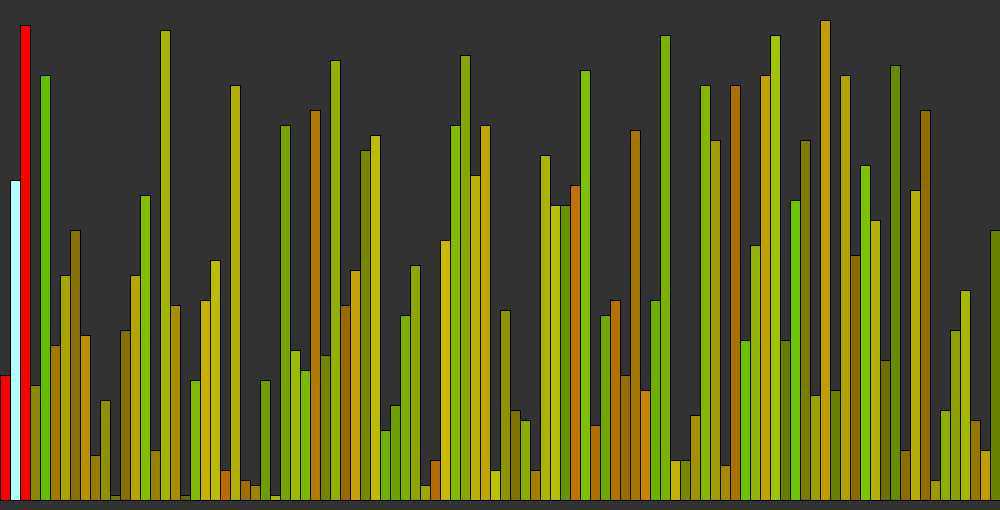
Frame 1 (no input)
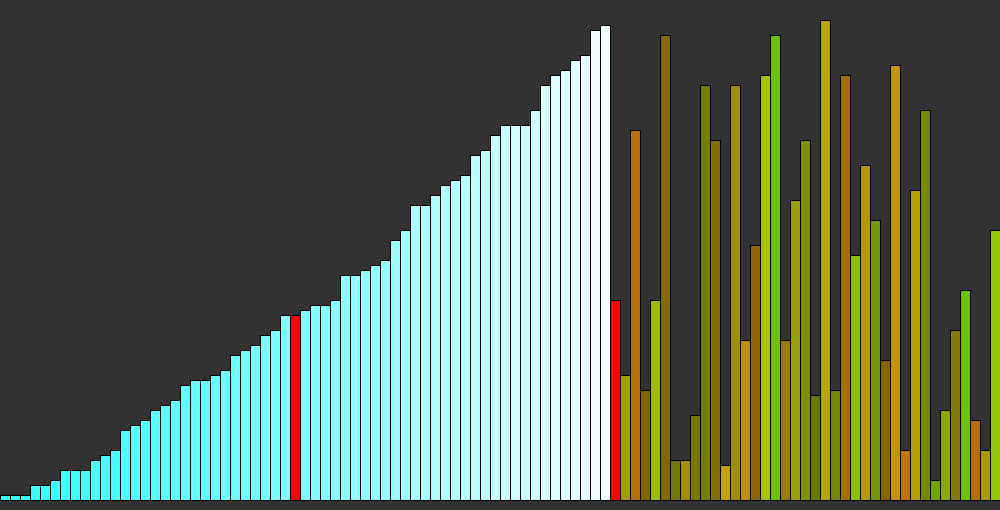
Frame 60 (the mouse pressed at the canvas centre just before this capture)
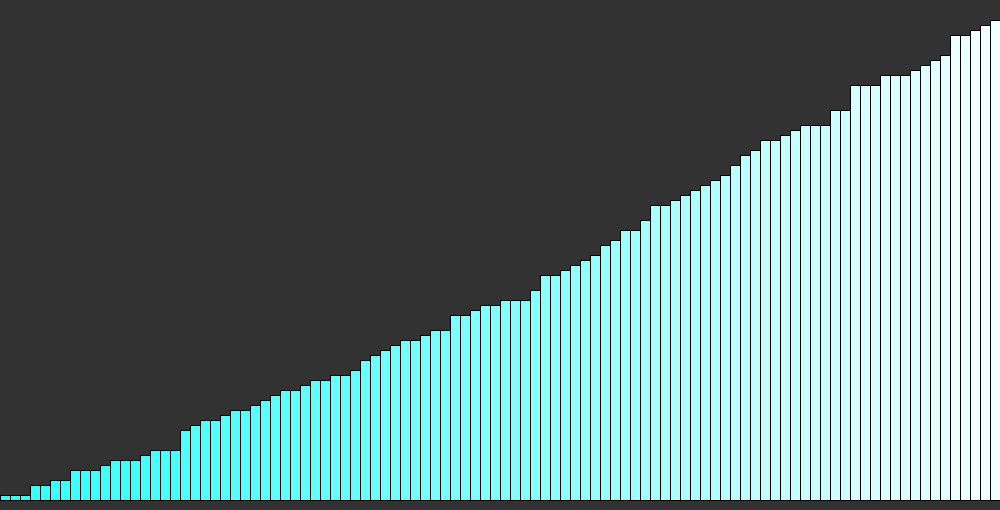
Frame 120 (the mouse held since frame 60 and released just before this capture)

The Processing sketch that drew these frames (run headless with seeded random() and noise(); from frame 60 on, the mouse is pressed at the canvas centre):

// Processing sketch: processing_100543
// ── processing_100543.pde

int barW = 10;
int barH = 5;
int maxVal = 100;
int length = 100;
int[] vals = new int[length];
int c = 1;
int marker = 1;
int temp = 0;
 
void setup() {
  size(1000,510);
  background(50, 50, 50);
  frameRate(4);
  for(int i = 0; i < length; i++) {
    vals[i] = (int) random(0, maxVal);
  }
}
 
void draw() {
  for(int i = 0; i < length; i++) {
    if(i > c){
      fill((int) random(100,200), (int) random(100, 200), 0);
    }else{
      fill((int)(50 + 200.0/maxVal * vals[i]), 255, 255);
    }
    rect(barW*i, (maxVal-vals[i])*barH, barW, vals[i]*barH);
    fill((int) random(100,200), (int) random(100, 200), 0);
  }
  if (c < length) {
    while(marker != 0 && vals[marker] < vals[marker - 1]) {
      temp = vals[marker];
      vals[marker] = vals[marker-1];
      vals[marker-1] = temp;
      marker = marker - 1;
      background(50,50,50);
      for(int i = 0; i < 100; i++) {
        fill((int)(50 + 200.0/maxVal * vals[i]), 255, 255);
        if(i > c) {
          fill((int) random(100,200), (int) random(100, 200), 0);
        }
        rect(barW*i, (maxVal-vals[i])*barH, barW, vals[i]*barH);  
        fill(255, 0, 0);
        rect(barW*marker, (maxVal-vals[marker])*barH, barW, vals[marker]*barH);
      }
      if (c < length - 1) {
        fill(255, 0, 0);
        rect(barW*(c+1), (maxVal-vals[c+1])*barH, barW, vals[c+1]*barH);
      }
    }
  }
  c++;
  marker = c;
}
